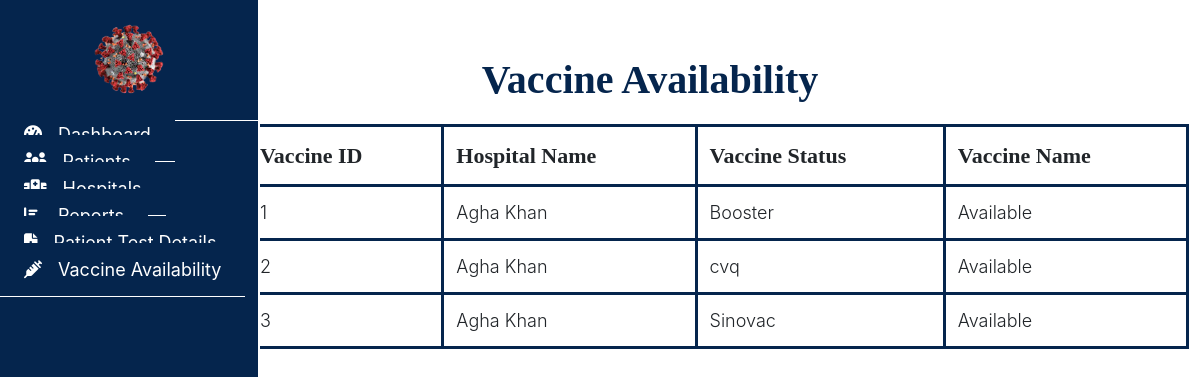
The page /admin/vaccine.php (signed in) on the database as committed earlier.
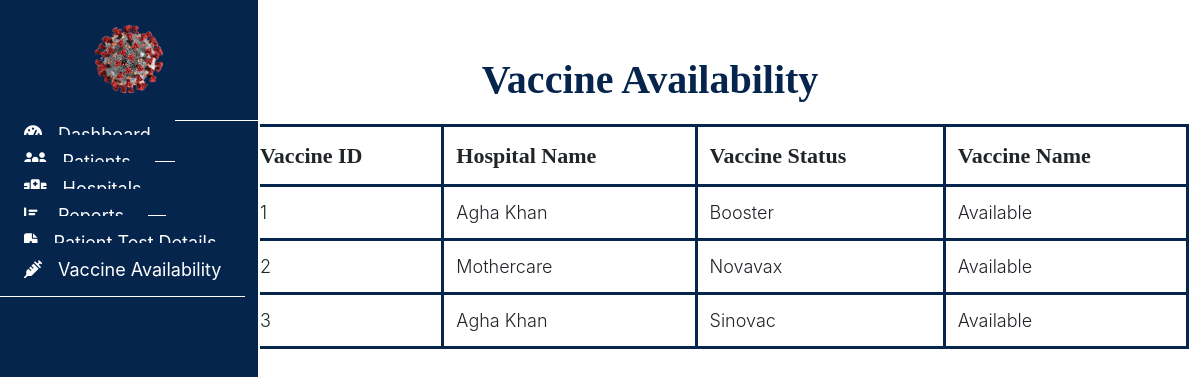
The same page on the database as committed later.
### tables this page shows
CREATE TABLE `vaccination` (
  `vac_id` int(11) NOT NULL,
  `vac_name` varchar(255) NOT NULL,
  `hospital_id` int(11) DEFAULT NULL,
  `vac_status` enum('Available','Unavailable') DEFAULT NULL
);

CREATE TABLE `hospital` (
  `hospital_id` int(11) NOT NULL,
  `hospital_name` varchar(255) DEFAULT NULL,
  `location` varchar(255) DEFAULT NULL,
  `password` varchar(255) DEFAULT NULL,
  `approval_status` enum('Pending','Approved','Rejected') DEFAULT 'Pending'
);

### admin/vaccine.php (the view, shortened to what this page needs)
<?php
include("../connection.php");
?>
<!DOCTYPE html>
<html lang="en">
<head>
    <link rel="stylesheet" href="../assets/css/admin.css">
    <link rel="stylesheet" href="https://cdn.usebootstrap.com/bootstrap/3.3.7/css/bootstrap.min.css">
    <link rel="stylesheet"
        href="https://cdnjs.cloudflare.com/ajax/libs/material-design-iconic-font/2.2.0/css/material-design-iconic-font.min.css">
    <link rel="stylesheet" href="https://cdnjs.cloudflare.com/ajax/libs/font-awesome/6.4.0/css/all.min.css">
</head>
<body>
    <div id="sidebar">
        <header>
            <a href="#"><img src="../assets/images/covidlogo.png" alt=""
                    style="width:120px ; height:120px;padding: 20px;"></a>
        </header>
        <ul class="nav">
            <li>
                <a href="admin.php">
                    <i class="fas fa-tachometer-alt"></i>Dashboard
                </a>
            </li>
            <li>
                <a href="patientrecord.php">
                    <i class="fas fa-users"></i>Patients
                </a>
            </li>
            <li>
                <a href="hospitaldetails.php">
                    <i class="fas fa-hospital"></i>Hospitals
                </a>
            </li>
            <li>
                <a href="crdetails.php">
                    <i class="fas fa-chart-bar"></i>Reports
                </a>
            </li>
            <li>
                <a href="testdetails.php">
                    <i class="fas fa-file-medical"></i>Patient Test Details
                </a>
            </li>
            <li>
                <a href="vaccine.php">
                    <i class="fas fa-syringe"></i>Vaccine Availability
                </a>
            </li>
        </ul>
    </div>
    <nav class="navbar">
        <div class="container-fluid">
            <ul class="nav navbar-nav navbar-right">
                <li class="dropdown">
                    <a href="#" class="dropdown-toggle" data-toggle="dropdown">
                    </a>
                </li>
            </ul>
        </div>
    </nav>
    <div class="container-fluid" id="all-products">
        <h1 class="text-center">Vaccine Availability</h1>
        <div class="container">
            <table class="table">
                <thead>
                    <tr>
                        <th>Vaccine ID</th>
                        <th>Hospital Name</th>
                        <th>Vaccine Status</th>
                        <th>Vaccine Name</th>
                    </tr>
                </thead>
                <tbody>
                    <?php
                    $query = "SELECT v.vac_id, v.hospital_id, v.vac_name, v.vac_status, h.hospital_name
          FROM vaccination v
          LEFT JOIN hospital h ON v.hospital_id = h.hospital_id";
                    $result = mysqli_query($con, $query);
                    while ($row = mysqli_fetch_assoc($result)): ?>
                        <tr>
                            <td>
                                <?= $row['vac_id'] ?>
                            </td>
                            <td>
                                <?= $row['hospital_name'] ?>
                            </td>
                            <td>
                                <?= $row['vac_name'] ?>
                            </td>
                            <td>
                                <?= $row['vac_status'] ?>
                            </td>
                        </tr>
                    <?php endwhile; ?>
                </tbody>
            </table>
        </div>
    </div>
</body>
</html>

Rows that differ between the two databases and show on the page:
changed vaccination id 2: hospital.hospital_name "Agha Khan" → "Mothercare"; vac_name "cvq" → "Novavax"
